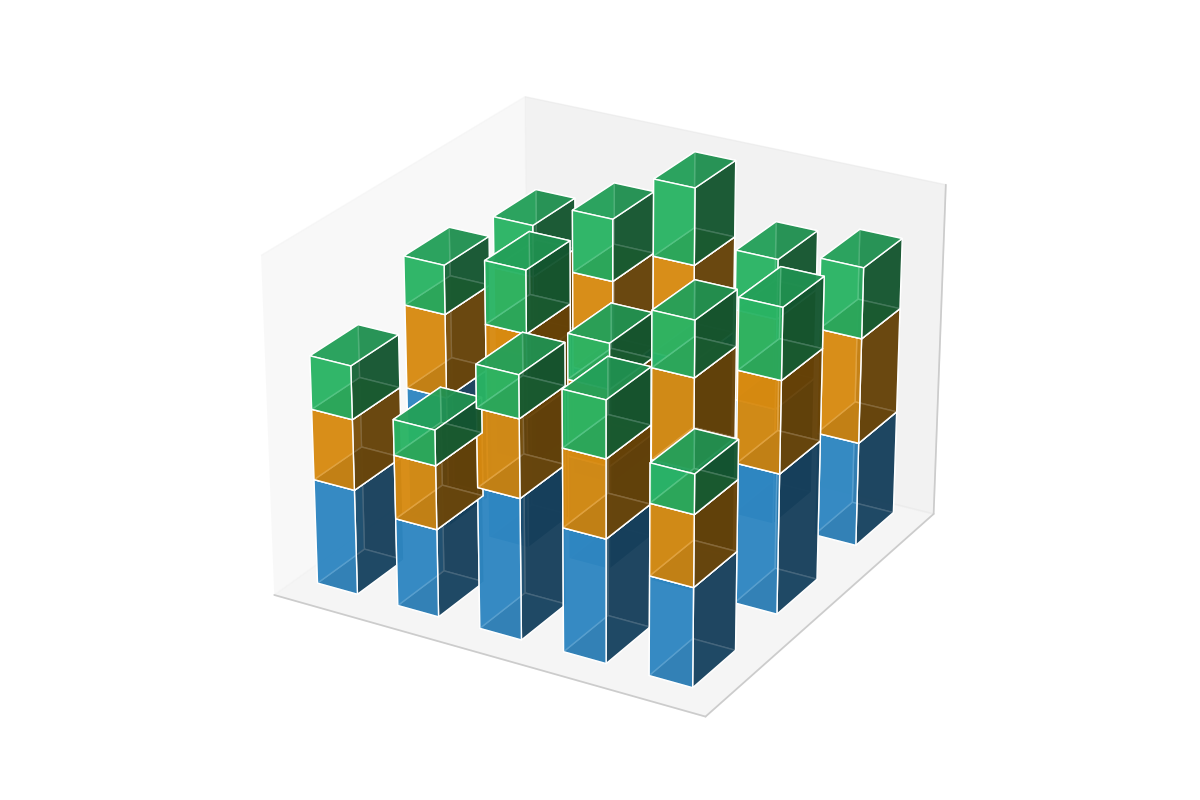

Here is the Python script that generated this plot:
import numpy as np
import matplotlib.pyplot as plt
from mpl_toolkits.mplot3d import Axes3D

cities = ['New York', 'London', 'Tokyo']
years = np.array(['2018', '2019', '2020', '2021', '2022'])

data = np.array([
    [[30, 25, 40], [35, 28, 38], [38, 30, 35], [40, 32, 32], [42, 34, 30]],
    [[20, 18, 22], [22, 20, 24], [24, 22, 26], [26, 24, 28], [28, 26, 30]],
    [[15, 10, 12], [16, 11, 14], [18, 13, 16], [20, 15, 18], [22, 17, 20]],
])

fig = plt.figure(figsize=(12, 8))
ax = fig.add_subplot(111, projection='3d')

x_pos = np.arange(len(years))
y_pos = np.arange(len(cities))
x_pos, y_pos = np.meshgrid(x_pos, y_pos)
x_pos = x_pos.ravel()
y_pos = y_pos.ravel()
z_pos = np.zeros_like(x_pos)

# New set of colors
colors = ['#3498db', '#f39c12', '#2ecc71']

for plant_idx in range(len(data)):
    dz = data[plant_idx].reshape(-1)
    ax.bar3d(x_pos, y_pos, z_pos, dx=0.5, dy=0.5, dz=dz, color=colors[plant_idx], alpha=0.8)
    z_pos += dz

ax.set_xticks([])
ax.set_yticks([])
ax.set_zticks([])

ax.view_init(elev=25, azim=-60)
plt.tight_layout()
plt.show()
